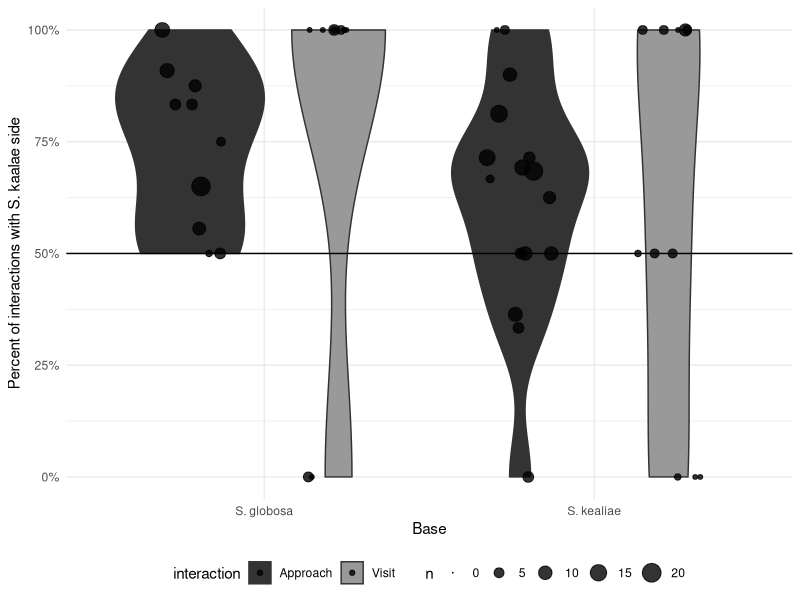
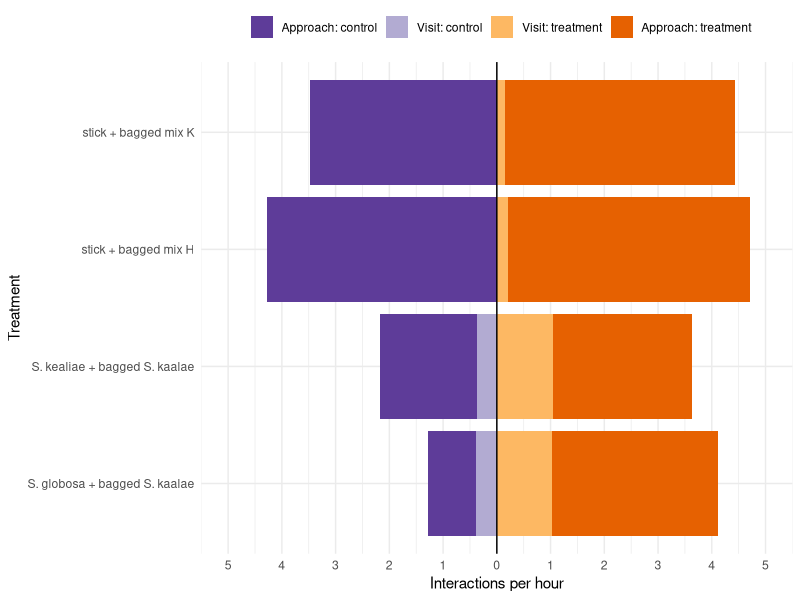
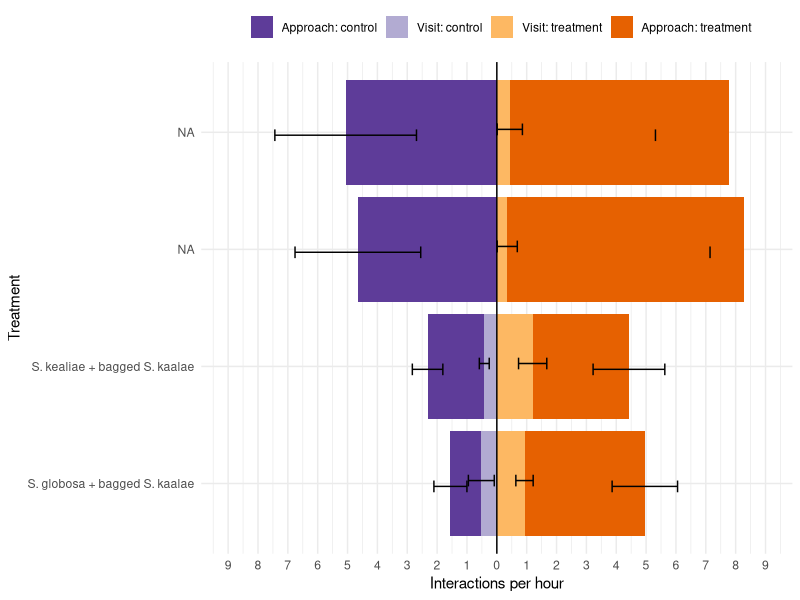
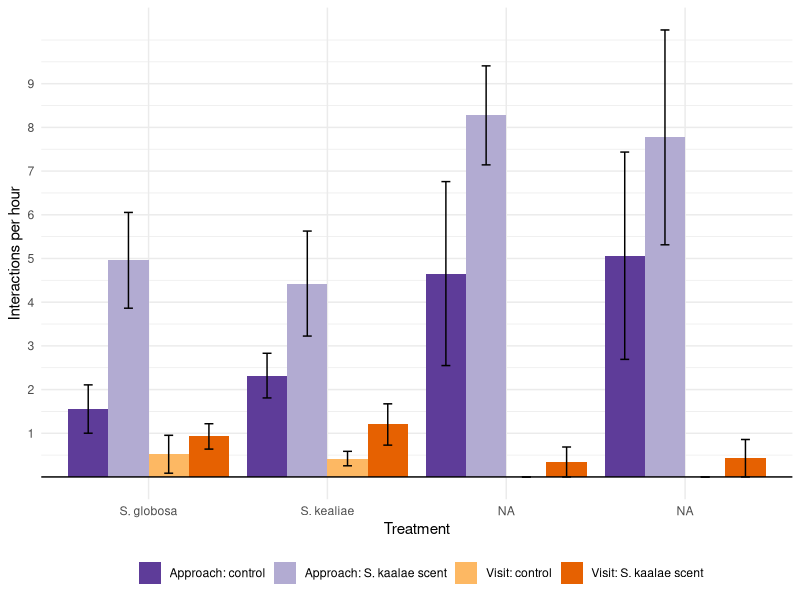
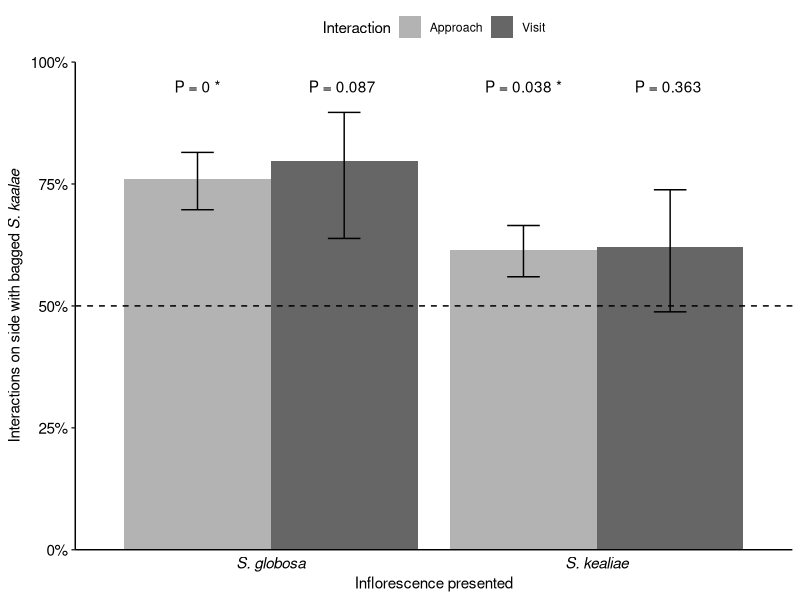
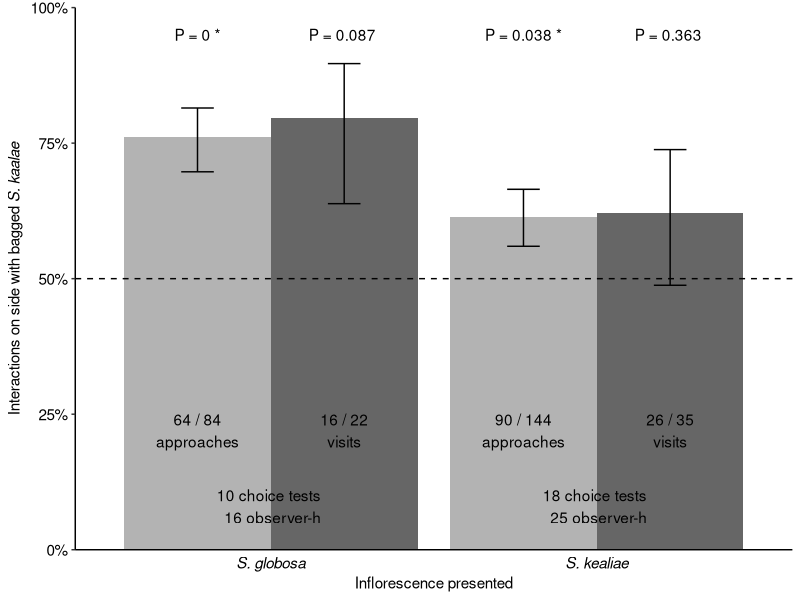
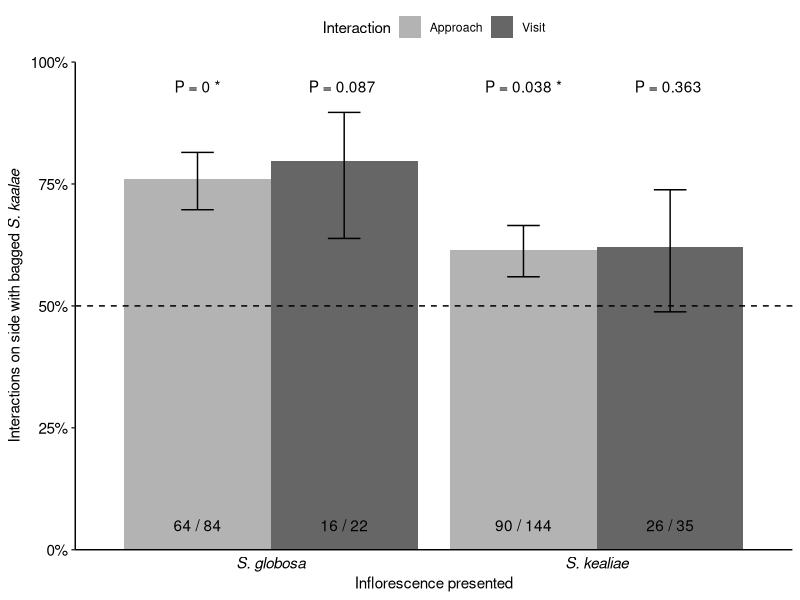
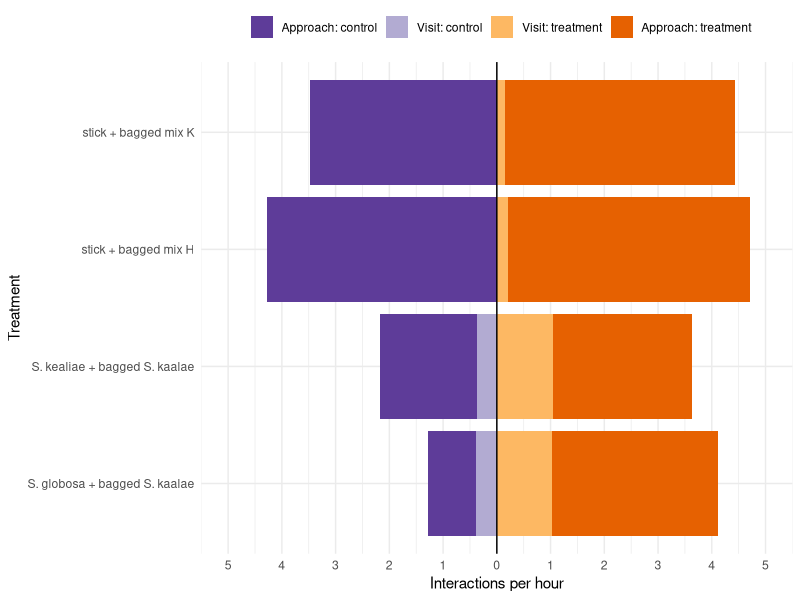

The R script that drew these images, in order:
library(readr)
library(dplyr)
library(tidyr)
library(ggplot2)
setwd("~/MyDocs/MEGA/UCI/Schiedea/Analysis/scent/input/moth_choices")
moths <- read_csv("Oahu scent choices 2019 - Scent additions (3).csv") %>% mutate_if(is.character, factor)
moths$treat <- factor(ifelse(moths$trt %in% c("KAAL2","KAAL3"), "KAAL", as.character(moths$trt)))
moths$trial <- factor(with(moths, paste(date, observer,stick)))
moths$total.trt <- moths$visit.trt + moths$approach.trt 
moths$total.ctrl <- moths$visit.ctrl + moths$approach.ctrl
moths$prop.visit <- with(moths, visit.trt / (visit.trt + visit.ctrl))
moths$prop.approach <- with(moths, approach.trt / (approach.trt + approach.ctrl))
moths$prop.total <- with(moths, total.trt / (total.trt + total.ctrl))
moths$duration <- with(moths, as.numeric(stop - start)/3600)
moths$rate.total <- with(moths, ((total.ctrl + total.trt) / duration)/3600)

(obs.hrs <- moths %>% group_by(treat, base) %>% 
    summarise_at(vars(duration), funs(sum)) %>%
    unite(base.treat, c(base,treat), remove=F))

#RATE: average approaches or visits to either treatments or control
rates <- moths %>% group_by(base, treat) %>% 
  summarise_at(vars(total.trt, total.ctrl, rate.total), funs(mean))
#COUNTS
counts <- moths %>% group_by(base, treat) %>% 
  summarise_at(vars(approach.trt, approach.ctrl, visit.trt, visit.ctrl, total.trt, total.ctrl), funs(sum)) %>%
  mutate(approach=approach.trt+approach.ctrl, visit=visit.trt+visit.ctrl, total=total.trt+total.ctrl)
counts.samp <- full_join(counts, moths %>% group_by(base, treat) %>% summarize(n=n()))
#PROPORTIONS
props <- moths %>% group_by(base, treat) %>% 
  summarise_at(vars(prop.approach, prop.visit, prop.total), funs(mean(., na.rm = TRUE)))
#N TESTS
sampsize <- moths %>% group_by(base, treat) %>% 
  summarize_at(vars(total.trt, total.ctrl, duration), funs(sum, length)) %>%
  unite(base.treat, c(base,treat), remove=F)

write.csv(cbind(counts, props, sampsize), "choices2019.csv")

mothsK <- moths %>% filter(treat =="KAAL")
mothsE <- moths %>% filter(treat !="KAAL")

###Raw proportion plot###
library(tidyr)
mothsK.l <- mothsK %>% gather("interaction", "prop", prop.visit:prop.total)  %>% filter(interaction != "prop.approach") %>% mutate(n=ifelse(interaction=="prop.total",total.trt+total.ctrl,visit.trt+visit.ctrl))
ggplot(mothsK.l, aes(x=base, y=prop, fill=interaction)) + 
  geom_violin() +
  geom_point(aes(size=n), alpha=0.8, position=position_jitterdodge(dodge.width=0.9, jitter.width=0.2)) + 
  geom_hline(yintercept=0.5) + 
  scale_x_discrete("Base", labels=rev(c("S. kealiae", "S. globosa"))) +
  scale_y_continuous("Percent of interactions with S. kaalae side", limits=c(0,1), labels = scales::percent) +
  scale_fill_grey(end=0.6, labels=c("Approach","Visit")) +
  scale_size_area()+
  theme_minimal()  + theme(legend.position = "bottom")

###visitation plots###
##all these visitation rate plots are misleading - should be done with LSM percentages to each side!

#wide to long
moths.l <- moths %>% 
  dplyr::select(-starts_with("prop")) %>% dplyr::select(-starts_with("total")) %>%
  gather("int.side", "count", approach.trt:visit.ctrl, factor_key=T) %>% 
  separate(int.side, c("interaction","side"), remove=F) %>%
  unite(base.treat, c(base,treat), remove=F) %>%
  mutate(rate=count/obs.hrs$duration[match(base.treat, obs.hrs$base.treat)]) %>% #this is the counts divided by the total hours for that base and treatment, so when added up in ggplot it is the average visitation rate - hacky!
  mutate_if(is.character, as.factor)

library(ggplot2)
moths.l.plot <- filter(moths.l, treat %in% c("KAAL", "KAMIX2", "HOMIX2") & base.treat != "GLOB_KAMIX2")
moths.sampsize.plot <- sampsize %>% 
  filter(treat %in% c("KAAL", "KAMIX2", "HOMIX2") & base.treat != "GLOB_KAMIX2") %>%
  mutate(label = paste0("N=",total.trt_length, "  I=", total.trt_sum+total.ctrl_sum))

moths.l.plot$int.side <- factor(moths.l.plot$int.side, levels=c("approach.ctrl","visit.ctrl","visit.trt","approach.trt"))

ggplot(moths.l.plot, aes(x=base.treat, y=rate*(2*as.integer(as.factor(side))-3), fill=int.side, group=interaction)) + 
  geom_col() + coord_flip() + geom_hline(yintercept=0) + 
  #geom_text(mapping=aes(x=base.treat, label=label), y=-4.5, data=moths.sampsize.plot, inherit.aes=F) +
  scale_x_discrete("Treatment", labels=rev(c("stick + bagged mix K","stick + bagged mix H", "S. kealiae + bagged S. kaalae", "S. globosa + bagged S. kaalae"))) +
  scale_y_continuous("Interactions per hour", labels=abs, breaks=-5:5, limits=c(-5,5)) +
  scale_fill_brewer("", type="div", palette="PuOr", direction = -1, labels=c("Approach: control", "Visit: control", "Visit: treatment",  "Approach: treatment")) +
  #ggtitle("Moth choice tests 2019", subtitle="P. brevipalpis interactions with either bags or inflorescences") + 
  theme_minimal()  + theme(legend.position = "top")
ggsave("choices2019.png", height=3, width=7, dpi=300)

#plot with se
moths.tot <- moths %>% 
  dplyr::select(-starts_with("prop")) %>%
  gather(int.side, count, c(approach.trt:visit.ctrl, total.trt:total.ctrl), factor_key=T) %>% 
  separate(int.side, c("interaction","side"), remove=F) %>%
  unite(base.treat, c(base,treat), remove=F) %>%
  mutate(vrate=count/duration) %>% #this is the visitation rate/hr for that choice test
  mutate_if(is.character, as.factor) %>%
  filter(treat %in% c("KAAL", "KAMIX2", "HOMIX2") & base.treat != "GLOB_KAMIX2")

moths.tot.agg <- moths.tot %>% 
  group_by(base.treat, int.side, interaction, side) %>% 
  summarize(vratem=mean(vrate), se=sd(vrate)/sqrt(n()), n=n()) %>%
  filter(interaction !="approach") %>% 
  arrange(-row_number()) #flip for plotting bars on top of each other

moths.tot.agg$int.side <- factor(moths.tot.agg$int.side, levels=c("total.ctrl","visit.ctrl","visit.trt","total.trt"))
#moths.tot.agg$interaction <- factor(moths.tot.agg$interaction, levels=c("total","visit"))

ggplot(moths.tot.agg, aes(x=base.treat, y=vratem*(2*as.integer(as.factor(side))-3), fill=int.side, group=interaction)) + 
  geom_col(position="identity") + coord_flip() + geom_hline(yintercept=0) + 
  geom_errorbar(aes(ymin=(vratem-se)*(2*as.integer(as.factor(side))-3), ymax=(vratem+se)*(2*as.integer(as.factor(side))-3)), width=0.2, position=position_dodge(width=0.1)) +
  scale_x_discrete("Treatment", labels=rev(c("S. kealiae + bagged S. kaalae", "S. globosa + bagged S. kaalae"))) +
  scale_y_continuous("Interactions per hour", labels=abs, breaks=-9:9, limits=c(-9,9)) +
  scale_fill_brewer("", type="div", palette="PuOr", direction = -1, labels=c("Approach: control", "Visit: control", "Visit: treatment",  "Approach: treatment")) +
  theme_minimal()  + theme(legend.position = "top")

moths.tot.agg$int.side <- factor(moths.tot.agg$int.side, levels=c("total.ctrl","total.trt","visit.ctrl","visit.trt"))
ggplot(moths.tot.agg, aes(x=base.treat, y=vratem, fill=int.side)) + 
  geom_col(position="dodge") + geom_hline(yintercept=0) + 
  geom_errorbar(aes(ymin=(vratem-se), ymax=(vratem+se)), width=0.2, position=position_dodge(width=0.9)) +
  scale_x_discrete("Treatment", labels=rev(c("S. kealiae", "S. globosa"))) +
  scale_y_continuous("Interactions per hour", labels=abs, breaks=1:9) +
  scale_fill_brewer("", type="div", palette="PuOr", direction = -1, labels=c("Approach: control", "Approach: S. kaalae scent", "Visit: control", "Visit: S. kaalae scent")) +
  theme_minimal()  + theme(legend.position = "bottom")
    
#####t-tests####
t.test(asin(sqrt(mothsK$prop.total))/pi, mu = 0.5)

t.test(asin(sqrt(mothsK$prop.approach[mothsK$base=="GLOB"]))/pi, mu = 0.5)
t.test(asin(sqrt(mothsK$prop.approach[mothsK$base=="KEAL"]))/pi, mu = 0.5)

t.test(asin(sqrt(mothsK$prop.visit[mothsK$base=="GLOB"]))/pi, mu = 0.5)
t.test(asin(sqrt(mothsK$prop.visit[mothsK$base=="KEAL"]))/pi, mu = 0.5)

t.test(asin(sqrt(mothsE$prop.approach[mothsE$base=="stick" & mothsE$treat=="HOMIX2"]))/pi, mu = 0.5)
t.test(asin(sqrt(mothsE$prop.approach[mothsE$base=="stick" & mothsE$treat=="KAMIX2"]))/pi, mu = 0.5)


######GLMs#####
library(glmmTMB)

visit.betabin  <- glmmTMB(cbind(visit.trt, visit.ctrl)~base, data=mothsK, family="betabinomial") 
app.betabin    <- glmmTMB(cbind(approach.trt, approach.ctrl)~base, data=mothsK, family="betabinomial") 
total.betabin  <- glmmTMB(cbind(total.trt, total.ctrl)~base, data=mothsK, family="betabinomial") 

summary(total.betabin)
summary(visit.betabin)

#combine totals and visits - actually, doesn't make sense to model them together since dispersions are different --- unless dispersion allowed to vary! with dispformula
mothsK.test <- 
  bind_rows(list(total = mothsK %>% dplyr::select(trt, base, total.trt, total.ctrl) %>% rename(treat=total.trt, ctrl=total.ctrl), visit = mothsK %>%  dplyr::select(trt, base, visit.trt, visit.ctrl) %>% rename(treat=visit.trt, ctrl=visit.ctrl)), .id="interaction") %>% unite("base.int", base, interaction, remove=F)
  
(all.betabin <- glmmTMB(cbind(treat,ctrl)~base.int, data=mothsK.test, family="betabinomial", dispformula = ~interaction))
summary(all.betabin)

#test if means = 50% (I think)
library(emmeans)
total.betabin %>% ref_grid() %>% emmeans(~ base) %>% test()
visit.betabin %>% ref_grid() %>% emmeans(~ base) %>% test()
all.betabin %>% ref_grid() %>% emmeans(~ base.int) %>% test()

#separate tests for each combination
for(i in unique(mothsK.test$base.int)) {
  print(i)
  mod <- glmmTMB(cbind(treat, ctrl)~1, data=mothsK.test %>% filter(base.int==i), family="betabinomial") 
  #print(mod)
print(summary(mod))
}

mothsK.test %>% group_by(base.int) %>% summarize_if(is.numeric, sum)

#####EMMEANS########
get.emmeans <- . %>% ref_grid() %>% emmeans(~ base) %>% summary %>%
  mutate(response=plogis(emmean), uSE = plogis(emmean+SE), lSE = plogis(emmean-SE))

emm.both <- data.frame(bind_rows(list(total=get.emmeans(total.betabin), visit=get.emmeans(visit.betabin)), .id="interaction"))
emm.all <- all.betabin %>% ref_grid() %>% emmeans(~ base.int) %>% test %>%
  mutate(response=plogis(emmean), uSE = plogis(emmean+SE), lSE = plogis(emmean-SE)) %>%
  separate(base.int, c("base", "interaction"))

####GLM proportion plot#####
countsK <- counts.samp %>% filter(treat=="KAAL") %>% 
  gather("interaction", "count", approach:total) %>% filter(interaction !="approach") %>% 
  mutate(fraction = paste(ifelse(interaction=="visit", visit.trt, total.trt), "/", count)) %>%
  left_join(obs.hrs)

(glm.plot <- ggplot(emm.all, aes(x=base, y=response, fill=interaction)) + 
  geom_col(position="dodge") + 
  geom_errorbar(aes(ymin=lSE, ymax=uSE), width=0.2, position=position_dodge(width=0.9)) +
  geom_hline(yintercept=0.5, linetype=2) + 
  geom_text(aes(label=paste("P =",round(p.value,3),ifelse(p.value < 0.05,"*","")), y=0.95), position=position_dodge(width=0.9))+
  scale_x_discrete("Inflorescence presented", labels=rev(c("S. kealiae", "S. globosa"))) +
  scale_y_continuous(expression("Interactions on side with bagged"~italic("S. kaalae")), limits=c(0,1), labels = scales::percent, expand=c(0,0)) +
  scale_fill_grey("Interaction",start=0.7,end=0.4, labels=c("Approach","Visit")) + 
  theme_classic()  + theme(legend.position = "top", axis.text=element_text(color="black", size=11), 
                           axis.text.x=element_text(face="italic"), axis.ticks.x = element_blank()))

#for slides
glm.plot +  guides(fill=F) +
  geom_text(data=countsK, aes(label=paste0(fraction,"\n",gsub("total","approache",interaction),"s"), y=0.22),  position=position_dodge(width=0.9))+
  geom_text(data=countsK%>%filter(interaction=="total"), aes(label=paste(n,"choice tests","\n",round(duration,0),"observer-h"), y=0.08))


#for manuscript
glm.plot  +
  geom_text(data=countsK, aes(label=fraction, y=0.05),  position=position_dodge(width=0.9))

ggsave("choices2019_prop_manu.pdf",height = 5, width=5)
ggsave("choices2019_prop_manu.png",height = 5, width=5, dpi=300) 
